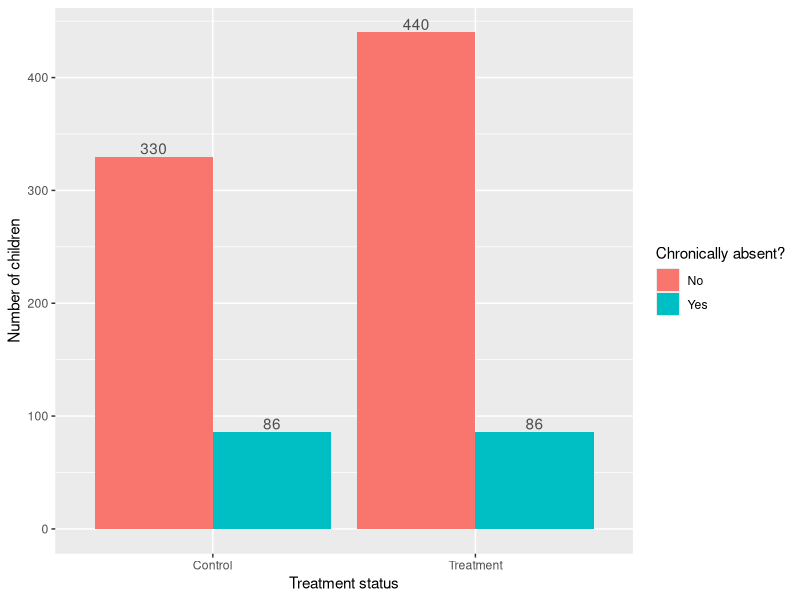
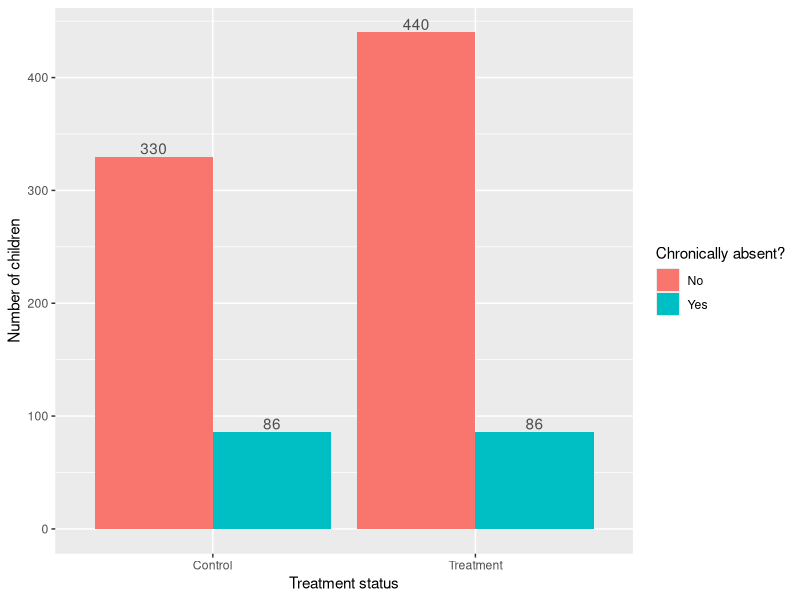

Write the R code that produced these figures, in order.
##########################################################################################
# EDUC 641 Assignment 2 Key 
## David Liebowitz, Claire Zhang, Havisha Khurana
### First created: 8/1/21
### Last update: 10/29/24
### Inputs: cat.csv
### Purpose: load in data, understand structure, prepare descriptive tables and figures
##########################################################################################

# Load necessary packages
library(tidyverse)
library(here)

### 1. Read in the data
pd <- read.csv(here("data", "cat.csv"))

pd$treat <- factor(pd$treat,
                   levels = c(0, 1),
                   labels = c("Control", "Treatment"))

pd$absenteeism <- factor(pd$absenteeism,
                         levels = c(0, 1),
                         labels = c("No", "Yes"))

pd$cgender <- factor(pd$cgender,
                     levels = c(0, 1),
                     labels = c("Male", "Female"))


### 2. Observed relationship between *treat* and *absenteeism*

# 2.1 How many students in each group?
table(pd$absenteeism, pd$treat) 

# 2.2 What percent of students in each group?
round(prop.table(table(pd$absenteeism, pd$treat), margin=2)*100, 2)

# 2.3 Figure of numbers in each group
ggplot(pd, aes(x = treat, fill = absenteeism)) +
  geom_bar(position = "dodge") +
  xlab("Treatment status") +
  ylab("Number of children") +
  geom_text(aes(label = after_stat(count)), stat = "count", vjust = -0.2, position = position_dodge(.9), color = "grey30") +
  scale_fill_discrete(name = "Chronically absent?")

ggsave(filename = "assignments/keys/treat_absent.png")

### 3. Chi-Squared statistic

# 3.2 2x2 EXPECTED contingency table

## Note: this is a way to construct the table in R,
## In your assignment, you could either construct the
## table by hand or via the chisq.test command
percent_yes <- sum(pd$absenteeism == "Yes")/nrow(pd)
percent_no <- sum(pd$absenteeism == "No")/nrow(pd)

percent_yes
percent_no

total_treat <- sum(pd$treat == "Treatment")
total_control <- sum(pd$treat == "Control")

control_no <- round(total_control*percent_no, 0)
treat_no <- round(total_treat*percent_no, 0)
control_yes <- round(total_control*percent_yes, 0)
treat_yes <- round(total_treat*percent_yes, 0)

margin <- matrix(c(control_no, treat_no, control_yes, treat_yes), ncol = 2, byrow = TRUE)
rownames(margin) <- c("No", "Yes")
colnames(margin) <- c("Control", "Treatment")
as.table(margin)

# 3.3 and 3.4 Chi-square statistic and goodness-of-fit test
chisq.test(pd$absenteeism, pd$treat)

# Can do this without the Yates continuity and get the same value as in 3.3
chisq.test(pd$absenteeism, pd$treat, correct=FALSE)

# 4. Sub-group comparisons

# 4.1 Female students

# Filter to just the female students
pd_female <- pd %>% 
  filter(cgender == "Female")

chisq.test(pd_female$absenteeism, pd_female$treat)

# 4.2 Male students
pd_male <- pd %>% 
  filter(cgender == "Male")

chisq.test(pd_male$absenteeism, pd_male$treat)